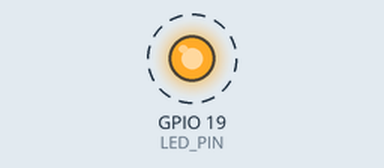
Simulated run of this program. Board: Raspberry Pi (BCM pin numbers). Shown: output pins drawn as LEDs (lit = HIGH). Dashed ring = blinking.

Above: at 0.5 s.
Timing chart, 0 to 4.6 s (numbered marks = the images above):
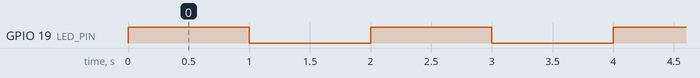

The program:

LED_GPIO.py
```python
import RPi.GPIO as GPIO
import time
LED_PIN = 19
GPIO.setmode(GPIO.BCM)
GPIO.setup(LED_PIN, GPIO.OUT)
try:
    while True:
        GPIO.output(LED_PIN, GPIO.HIGH)
        time.sleep(1)
        GPIO.output(LED_PIN, GPIO.LOW)
        time.sleep(1)
except KeyboardInterrupt:
    GPIO.cleanup()

   # sudo apt-get install python3-rpi.gpio
```

Measured:
- by itself, GPIO 19 (LED_PIN): alternates HIGH for 1.0 s and LOW for 1.0 s
